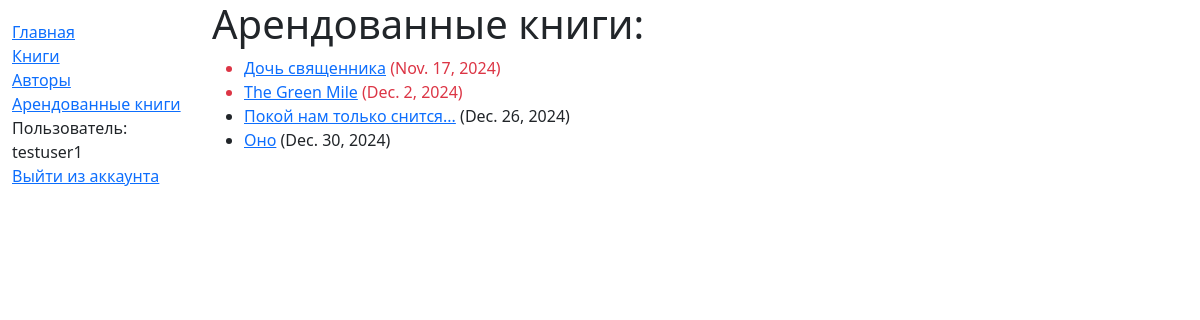
/catalog/mybooks/ (signed in), run on the app's committed database.
### catalog/models.py (models this page shows, shortened)
class BookInstance(models.Model):
    id = models.UUIDField(primary_key=True, default=uuid.uuid4, help_text="Unique ID for this particular book across whole library")
    book = models.ForeignKey('Book', on_delete=models.CASCADE, null=True)
    imprint = models.CharField(max_length=200)
    due_back = models.DateField(null=True, blank=True)
    borrower = models.ForeignKey(User, on_delete=models.SET_NULL, null=True, blank=True)
    LOAN_STATUS = (
        ('m', 'Maintenance'),
        ('o', 'On loan'),
        ('a', 'Available'),
        ('r', 'Reserved'),
    )
    status = models.CharField(max_length=1, choices=LOAN_STATUS, blank=True, default='m', help_text='Book availability')
    class Meta:
        ordering = ['due_back']
        permissions = (("can_mark_returned", "Set book as returned"),)
    @property
    def is_overdue(self):
        return bool(self.due_back and date.today() > self.due_back)

class Book(models.Model):
    title = models.CharField(max_length=200)
    author = models.ForeignKey('Author', on_delete=models.CASCADE, null=True)
    summary = models.TextField(max_length=1000, help_text="Введите краткое описание книги")
    isbn = models.CharField('ISBN', max_length=13, help_text="13-ти символьный isbn код")
    genre = models.ManyToManyField(Genre, help_text="Выберите жанр книги")
    language = models.ForeignKey('Language', on_delete=models.SET_NULL, null=True)
    def display_genre(self):
        return ', '.join([ genre.name for genre in self.genre.all()[:3] ])
    display_genre.short_description = 'Genre'

### catalog/views.py (the view)
# urls.py: path('mybooks/', views.LoanedBooksByUserListView.as_view(), name='my-borrowed')
class LoanedBooksByUserListView(LoginRequiredMixin, generic.ListView):
    model = BookInstance
    template_name = 'catalog/bookinstance_list_borrowed_user.html'
    paginate_by = 10
    def get_queryset(self):
        return (BookInstance.objects.filter(borrower=self.request.user).filter(status__exact='o').order_by('due_back'))

### catalog/templates/catalog/bookinstance_list_borrowed_user.html
{% extends "base_generic.html" %}
{% block content %}
    <h1>Арендованные книги:</h1>
    {% if bookinstance_list %}
    <ul>
      {% for bookinst in bookinstance_list %}
      <li class="{% if bookinst.is_overdue %}text-danger{% endif %}">
        <a href="{% url 'book-detail' bookinst.book.pk %}">{{bookinst.book.title}}</a> ({{ bookinst.due_back }})
      </li>
      {% endfor %}
    </ul>
    {% else %}
      <p>Нет взятых книг</p>
    {% endif %}
{% endblock %}

### catalog/templates/base_generic.html (shortened to what this page needs)
<!DOCTYPE html>
<html lang="en">
<head>
    <link href="https://cdn.jsdelivr.net/npm/bootstrap@5.3.3/dist/css/bootstrap.min.css" rel="stylesheet"
>
    {% load static %}
    <link rel="stylesheet" href="{% static 'css/style.css' %}">
</head>
<body>
    <div class="container-fluid">
        <div class="row">
            <div class="col-sm-2">
                {% block sidebar %}
                    <ul class="sidebar-nav">
                        <li><a href="{% url 'index' %}">Главная</a></li>
                        <li><a href="{% url 'books' %}">Книги</a></li>
                        <li><a href="{% url 'authors' %}">Авторы</a></li>
                        {% if user.is_authenticated %}
                        <li><a href="{% url 'my-borrowed' %}">Арендованные книги</a></li>
                        <li>Пользователь: {{ user.get_username }}</li>
                        <li><a href="{% url 'logout' %}?next={{ request.path }}">Выйти из аккаунта</a></li>
                        {% else %}
                        <li><a href="{% url 'login' %}?next={{ request.path }}">Войти</a></li>
                        {% endif %}
                    </ul>
                {% endblock %}
            </div>
            <div class="col-sm-10">{% block content %}{% endblock %}
        </div>
        </div>
    </div>
</body>
</html>

### catalog/static/css/style.css (style rules this page uses)
.sidebar-nav { margin-top: 20px; padding: 0; list-style: none; }

### data on the page
BookInstance: book "Дочь священника", due_back "Nov. 17, 2024"
BookInstance: book "The Green Mile", due_back "Dec. 2, 2024"
BookInstance: book "Покой нам только снится...", due_back "Dec. 26, 2024"
BookInstance: book "Оно", due_back "Dec. 30, 2024"

### other printed values
{{ user.get_username }} "testuser1"
